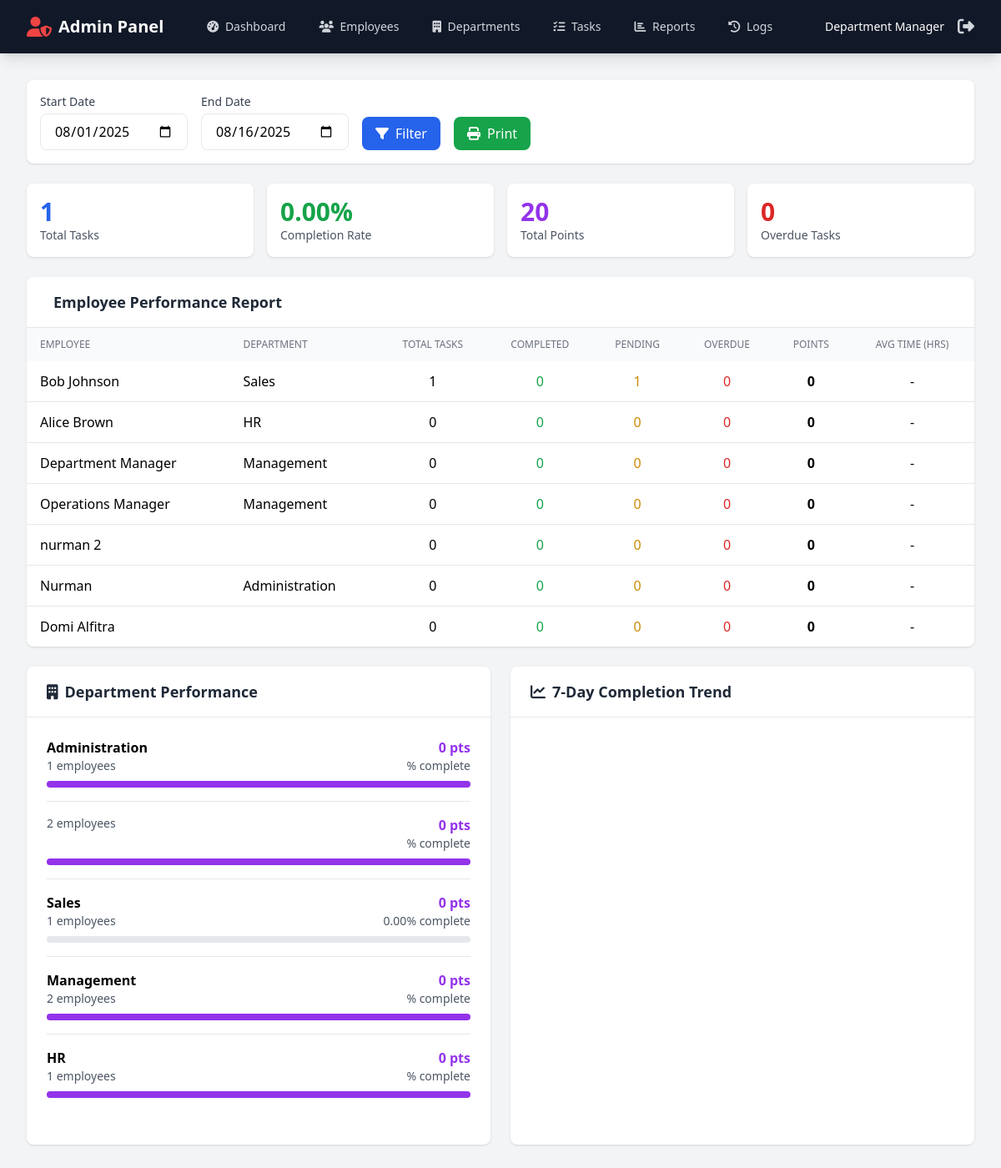
The app's page /admin/reports.php (signed in) with its own data.
### tables this page shows
CREATE TABLE `employees` (
  `id` int(11) NOT NULL,
  `name` varchar(100) NOT NULL,
  `email` varchar(100) NOT NULL,
  `password` varchar(255) NOT NULL,
  `role` enum('admin','manager','employee') DEFAULT 'employee',
  `whatsapp_number` varchar(20) DEFAULT NULL,
  `department` varchar(50) DEFAULT NULL,
  `total_points` int(11) DEFAULT 0,
  `notification_enabled` tinyint(1) DEFAULT 1,
  `created_at` timestamp NOT NULL DEFAULT current_timestamp()
);

### admin/reports.php (the view, shortened to what this page needs)
<?php
$pdo = getDB();
$startDate = $_GET['start_date'] ?? date('Y-m-01');
$endDate = $_GET['end_date'] ?? date('Y-m-d');
$stmt = $pdo->prepare("
    SELECT
        e.id,
        e.name,
        e.department,
        e.role,
        e.total_points,
        COUNT(DISTINCT t.id) as total_tasks,
        SUM(CASE WHEN t.status = 'finished' THEN 1 ELSE 0 END) as completed_tasks,
        SUM(CASE WHEN t.status = 'pending' THEN 1 ELSE 0 END) as pending_tasks,
        SUM(CASE WHEN t.status = 'ongoing' THEN 1 ELSE 0 END) as ongoing_tasks,
        SUM(CASE WHEN t.status = 'overdue' THEN 1 ELSE 0 END) as overdue_tasks,
        SUM(CASE WHEN t.status = 'dropped' THEN 1 ELSE 0 END) as dropped_tasks,
        ROUND(AVG(CASE WHEN t.status = 'finished' THEN
            TIMESTAMPDIFF(HOUR, t.started_at, t.completed_at)
        END), 2) as avg_completion_hours
    FROM employees e
    LEFT JOIN tasks t ON e.id = t.employee_id
        AND DATE(t.created_at) BETWEEN ? AND ?
    GROUP BY e.id
    ORDER BY e.total_points DESC
");
$stmt->execute([$startDate, $endDate]);
$employeeStats = $stmt->fetchAll();
$stmt = $pdo->prepare("
    SELECT
        e.department,
        COUNT(DISTINCT e.id) as employee_count,
        SUM(e.total_points) as total_points,
        COUNT(DISTINCT t.id) as total_tasks,
        SUM(CASE WHEN t.status = 'finished' THEN 1 ELSE 0 END) as completed_tasks,
        ROUND(SUM(CASE WHEN t.status = 'finished' THEN 1 ELSE 0 END) * 100.0 /
              NULLIF(COUNT(DISTINCT t.id), 0), 2) as completion_rate
    FROM employees e
    LEFT JOIN tasks t ON e.id = t.employee_id
        AND DATE(t.created_at) BETWEEN ? AND ?
    WHERE e.department IS NOT NULL
    GROUP BY e.department
    ORDER BY total_points DESC
");
$stmt->execute([$startDate, $endDate]);
$departmentStats = $stmt->fetchAll();
$stmt = $pdo->prepare("
    SELECT
        COUNT(*) as total_tasks,
        SUM(CASE WHEN status = 'finished' THEN 1 ELSE 0 END) as completed,
        SUM(CASE WHEN status = 'overdue' THEN 1 ELSE 0 END) as overdue,
        SUM(CASE WHEN status = 'dropped' THEN 1 ELSE 0 END) as dropped,
        ROUND(SUM(CASE WHEN status = 'finished' THEN 1 ELSE 0 END) * 100.0 / COUNT(*), 2) as completion_rate,
        ROUND(AVG(points), 2) as avg_points,
        SUM(points) as total_points
    FROM tasks
    WHERE DATE(created_at) BETWEEN ? AND ?
");
$stmt->execute([$startDate, $endDate]);
$overallStats = $stmt->fetch();
?>
<!DOCTYPE html>
<html lang="en">
<head>
    <script src="https://cdn.tailwindcss.com"></script>
    <link rel="stylesheet" href="https://cdnjs.cloudflare.com/ajax/libs/font-awesome/6.4.0/css/all.min.css">
</head>
<body class="bg-gray-100">
    <?php include 'header.php'; ?>
    <div class="max-w-7xl mx-auto px-4 sm:px-6 lg:px-8 py-8">
        <div class="bg-white rounded-lg shadow p-4 mb-6">
            <form method="GET" class="flex gap-4 items-end">
                <div>
                    <label class="block text-sm font-medium text-gray-700 mb-1">Start Date</label>
                    <input type="date" name="start_date" value="<?php echo $startDate; ?>"
                           class="px-4 py-2 border rounded-lg">
                </div>
                <div>
                    <label class="block text-sm font-medium text-gray-700 mb-1">End Date</label>
                    <input type="date" name="end_date" value="<?php echo $endDate; ?>"
                           class="px-4 py-2 border rounded-lg">
                </div>
                <button type="submit" class="bg-blue-600 text-white px-4 py-2 rounded-lg hover:bg-blue-700">
                    <i class="fas fa-filter mr-2"></i>Filter
                </button>
                <button type="button" onclick="window.print()" class="bg-green-600 text-white px-4 py-2 rounded-lg hover:bg-green-700">
                    <i class="fas fa-print mr-2"></i>Print
                </button>
            </form>
        </div>
        <div class="grid grid-cols-1 md:grid-cols-4 gap-4 mb-6">
            <div class="bg-white rounded-lg shadow p-4">
                <div class="text-3xl font-bold text-blue-600"><?php echo $overallStats['total_tasks']; ?></div>
                <div class="text-sm text-gray-600">Total Tasks</div>
            </div>
            <div class="bg-white rounded-lg shadow p-4">
                <div class="text-3xl font-bold text-green-600"><?php echo $overallStats['completion_rate']; ?>%</div>
                <div class="text-sm text-gray-600">Completion Rate</div>
            </div>
            <div class="bg-white rounded-lg shadow p-4">
                <div class="text-3xl font-bold text-purple-600"><?php echo $overallStats['total_points']; ?></div>
                <div class="text-sm text-gray-600">Total Points</div>
            </div>
            <div class="bg-white rounded-lg shadow p-4">
                <div class="text-3xl font-bold text-red-600"><?php echo $overallStats['overdue']; ?></div>
                <div class="text-sm text-gray-600">Overdue Tasks</div>
            </div>
        </div>
        <div class="bg-white rounded-lg shadow mb-6">
            <div class="px-6 py-4 border-b">
                <h2 class="text-lg font-bold text-gray-800">
                    <i class="fas fa-user-chart mr-2"></i>Employee Performance Report
                </h2>
            </div>
            <div class="overflow-x-auto">
                <table class="w-full">
                    <thead class="bg-gray-50">
                        <tr>
                            <th class="px-4 py-3 text-left text-xs font-medium text-gray-500 uppercase">Employee</th>
                            <th class="px-4 py-3 text-left text-xs font-medium text-gray-500 uppercase">Department</th>
                            <th class="px-4 py-3 text-center text-xs font-medium text-gray-500 uppercase">Total Tasks</th>
                            <th class="px-4 py-3 text-center text-xs font-medium text-gray-500 uppercase">Completed</th>
                            <th class="px-4 py-3 text-center text-xs font-medium text-gray-500 uppercase">Pending</th>
                            <th class="px-4 py-3 text-center text-xs font-medium text-gray-500 uppercase">Overdue</th>
                            <th class="px-4 py-3 text-center text-xs font-medium text-gray-500 uppercase">Points</th>
                            <th class="px-4 py-3 text-center text-xs font-medium text-gray-500 uppercase">Avg Time (hrs)</th>
                        </tr>
                    </thead>
                    <tbody class="divide-y divide-gray-200">
                        <?php foreach ($employeeStats as $emp): ?>
                        <tr>
                            <td class="px-4 py-3">
                                <div class="font-medium"><?php echo htmlspecialchars($emp['name']); ?></div>
                            </td>
                            <td class="px-4 py-3"><?php echo htmlspecialchars($emp['department'] ?? '-'); ?></td>
                            <td class="px-4 py-3 text-center"><?php echo $emp['total_tasks']; ?></td>
                            <td class="px-4 py-3 text-center text-green-600"><?php echo $emp['completed_tasks']; ?></td>
                            <td class="px-4 py-3 text-center text-yellow-600"><?php echo $emp['pending_tasks']; ?></td>
                            <td class="px-4 py-3 text-center text-red-600"><?php echo $emp['overdue_tasks']; ?></td>
                            <td class="px-4 py-3 text-center font-bold"><?php echo $emp['total_points']; ?></td>
                            <td class="px-4 py-3 text-center"><?php echo $emp['avg_completion_hours'] ?: '-'; ?></td>
                        </tr>
                        <?php endforeach; ?>
                    </tbody>
                </table>
            </div>
        </div>
        <div class="grid grid-cols-1 lg:grid-cols-2 gap-6">
            <div class="bg-white rounded-lg shadow">
                <div class="px-6 py-4 border-b">
                    <h2 class="text-lg font-bold text-gray-800">
                        <i class="fas fa-building mr-2"></i>Department Performance
                    </h2>
                </div>
                <div class="p-6">
                    <?php foreach ($departmentStats as $dept): ?>
                    <div class="mb-4 pb-4 border-b last:border-0">
                        <div class="flex justify-between items-start mb-2">
                            <div>
                                <div class="font-semibold"><?php echo htmlspecialchars($dept['department']); ?></div>
                                <div class="text-sm text-gray-600"><?php echo $dept['employee_count']; ?> employees</div>
                            </div>
                            <div class="text-right">
                                <div class="font-bold text-purple-600"><?php echo $dept['total_points']; ?> pts</div>
                                <div class="text-sm text-gray-600"><?php echo $dept['completion_rate']; ?>% complete</div>
                            </div>
                        </div>
                        <div class="w-full bg-gray-200 rounded-full h-2">
                            <div class="bg-purple-600 h-2 rounded-full" style="width: <?php echo $dept['completion_rate']; ?>%"></div>
                        </div>
                    </div>
                    <?php endforeach; ?>
                </div>
            </div>
            <div class="bg-white rounded-lg shadow">
                <div class="px-6 py-4 border-b">
                    <h2 class="text-lg font-bold text-gray-800">
                        <i class="fas fa-chart-line mr-2"></i>7-Day Completion Trend
                    </h2>
                </div>
                <div class="p-6">
                </div>
            </div>
        </div>
    </div>
</body>
</html>

### records on screen
employees: name "Bob Johnson", department "Sales", total_tasks "1", completed_tasks "0", pending_tasks "1", overdue_tasks "0", total_points "0", avg_completion_hours "-"
employees: name "Alice Brown", department "HR", total_tasks "0", completed_tasks "0", pending_tasks "0", overdue_tasks "0", total_points "0", avg_completion_hours "-"
employees: name "Department Manager", department "Management", total_tasks "0", completed_tasks "0", pending_tasks "0", overdue_tasks "0", total_points "0", avg_completion_hours "-"
employees: name "Operations Manager", department "Management", total_tasks "0", completed_tasks "0", pending_tasks "0", overdue_tasks "0", total_points "0", avg_completion_hours "-"
employees: name "nurman 2", total_tasks "0", completed_tasks "0", pending_tasks "0", overdue_tasks "0", total_points "0", avg_completion_hours "-"
employees: name "Nurman", department "Administration", total_tasks "0", completed_tasks "0", pending_tasks "0", overdue_tasks "0", total_points "0", avg_completion_hours "-"
employees: name "Domi Alfitra", total_tasks "0", completed_tasks "0", pending_tasks "0", overdue_tasks "0", total_points "0", avg_completion_hours "-"

### other values on screen
$_SESSION[ADMIN_SESSION_PREFIX . 'name'] "Department Manager"
$overallStats['total_tasks'] "1"
$overallStats['completion_rate'] "0.00"
$overallStats['total_points'] "20"
$overallStats['overdue'] "0"
$dept['department'] "Administration"
$dept['employee_count'] "1"
$dept['total_points'] "0"
$dept['employee_count'] "2"
$dept['department'] "Sales"
$dept['completion_rate'] "0.00"
$dept['department'] "Management"
$dept['department'] "HR"
